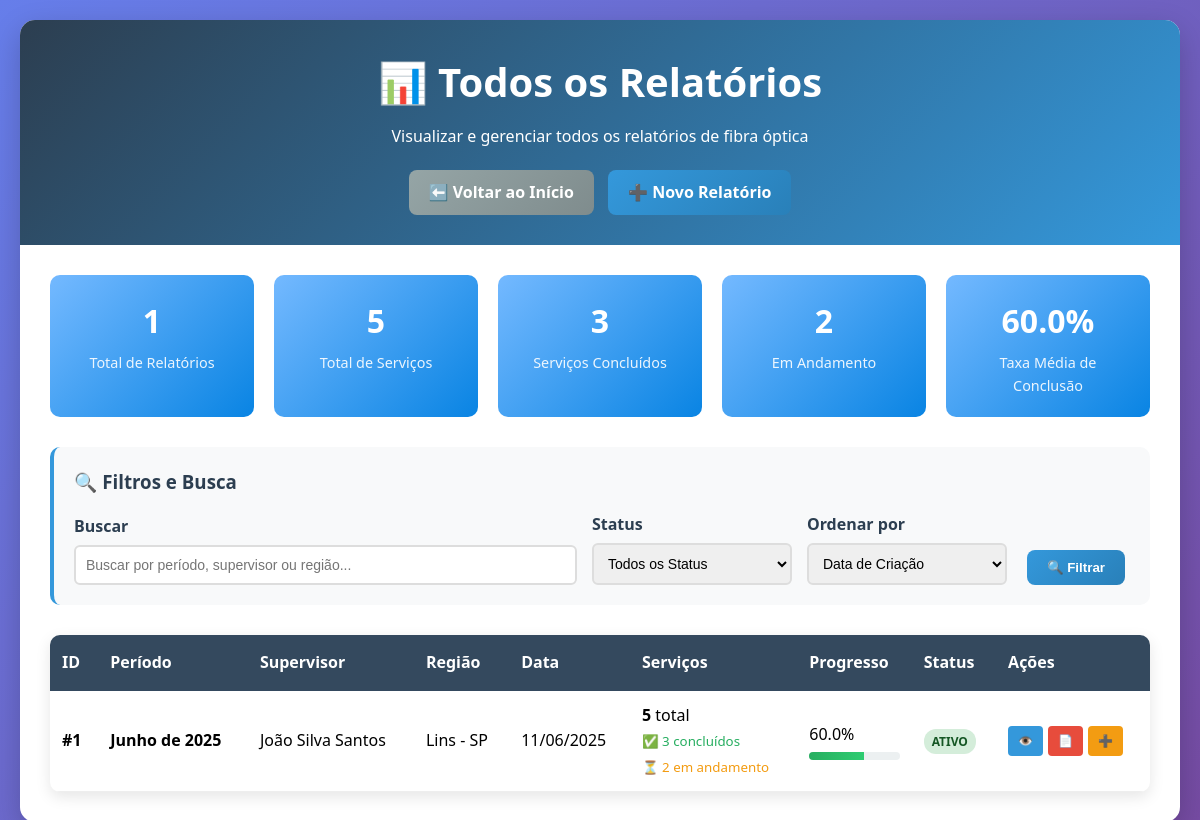
The page /visualizar_todos.php on the database as committed earlier.
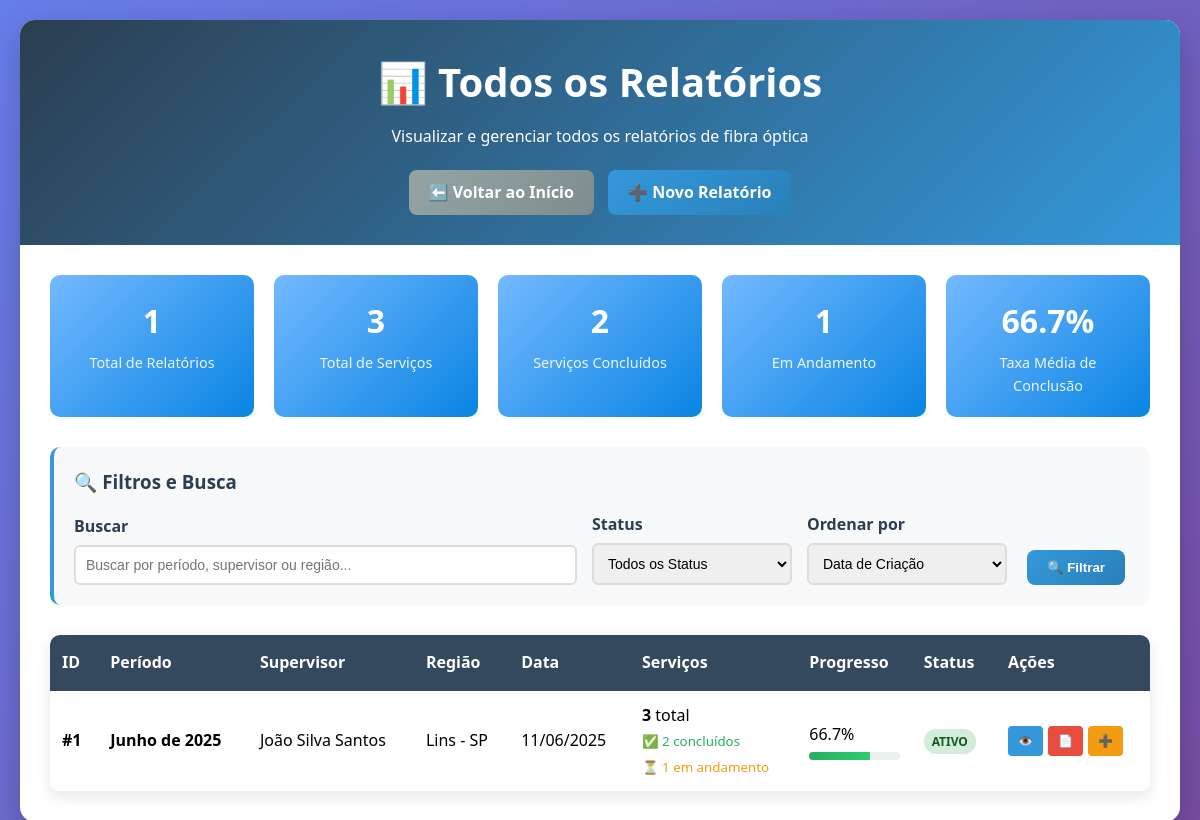
The same page on the database as committed later.
### tables this page shows
CREATE TABLE relatorios (
    id INT(11) NOT NULL AUTO_INCREMENT,
    periodo VARCHAR(50) NOT NULL COMMENT 'Ex: Maio de 2025',
    supervisor VARCHAR(100) NOT NULL COMMENT 'Nome do supervisor de campo',
    regiao VARCHAR(100) NOT NULL COMMENT 'Região de cobertura',
    data_relatorio DATE NOT NULL COMMENT 'Data de criação do relatório',
    total_servicos INT(11) DEFAULT 0 COMMENT 'Contador automático de serviços',
    servicos_concluidos INT(11) DEFAULT 0 COMMENT 'Contador de serviços concluídos',
    servicos_andamento INT(11) DEFAULT 0 COMMENT 'Contador de serviços em andamento',
    observacoes_gerais TEXT COMMENT 'Observações gerais do período',
    created_at TIMESTAMP DEFAULT CURRENT_TIMESTAMP COMMENT 'Data de criação',
    updated_at TIMESTAMP DEFAULT CURRENT_TIMESTAMP ON UPDATE CURRENT_TIMESTAMP COMMENT 'Data de atualização',
    PRIMARY KEY (id),
    INDEX idx_periodo (periodo),
    INDEX idx_supervisor (supervisor),
    INDEX idx_data_relatorio (data_relatorio)
);

### config.php (called while the page is built, shortened)
<?php
$config = [
    'db_host' => 'localhost',
    'db_name' => 'infot135_relatorios',
    'db_user' => 'infot135_relatorios',
    'db_pass' => 'infot135_relatorios',
    'upload_dir' => 'uploads/',
    'max_file_size' => 5 * 1024 * 1024,
    'allowed_extensions' => ['jpg', 'jpeg', 'png', 'gif'],
    'site_name' => 'Sistema de Relatórios - Fibra Óptica',
    'timezone' => 'America/Sao_Paulo',
    'date_format' => 'd/m/Y',
    'datetime_format' => 'd/m/Y H:i:s',
    'session_timeout' => 3600,
    'max_login_attempts' => 3,
    'password_min_length' => 6,
];
function formatDate($date, $format = null) {
    global $config;
    $format = $format ?: $config['date_format'];
    return date($format, strtotime($date));
}
?>

### visualizar_todos.php (the view, shortened to what the changed rows need)
<?php
require_once 'config.php';
$page = isset($_GET['page']) ? max(1, (int)$_GET['page']) : 1;
$per_page = 10;
$offset = ($page - 1) * $per_page;
$search = isset($_GET['search']) ? sanitizeString($_GET['search']) : '';
$status_filter = isset($_GET['status']) ? $_GET['status'] : '';
$order_by = isset($_GET['order']) ? $_GET['order'] : 'created_at';
$order_dir = isset($_GET['dir']) && $_GET['dir'] === 'asc' ? 'ASC' : 'DESC';
try {
    $where_conditions = [];
    $params = [];
    $where_clause = !empty($where_conditions) ? "WHERE " . implode(" AND ", $where_conditions) : "";
    $sql = "SELECT * FROM relatorios $where_clause ORDER BY $order_by $order_dir LIMIT $per_page OFFSET $offset";
    $stmt = $pdo->prepare($sql);
    $stmt->execute($params);
    $relatorios = $stmt->fetchAll();
    $stats_sql = "SELECT
        COUNT(*) as total_relatorios,
        SUM(total_servicos) as total_servicos_geral,
        SUM(servicos_concluidos) as total_concluidos_geral,
        SUM(servicos_andamento) as total_andamento_geral,
        AVG(CASE WHEN total_servicos > 0 THEN (servicos_concluidos / total_servicos) * 100 ELSE 0 END) as taxa_conclusao_media
    FROM relatorios $where_clause";
    $stmt = $pdo->prepare($stats_sql);
    $stmt->execute($params);
    $stats = $stmt->fetch();
} catch (PDOException $e) {
    $error = "Erro ao carregar relatórios: " . $e->getMessage();
    $relatorios = [];
    $total_pages = 0;
    $stats = ['total_relatorios' => 0, 'total_servicos_geral' => 0, 'total_concluidos_geral' => 0, 'total_andamento_geral' => 0, 'taxa_conclusao_media' => 0];
}
?>
<!DOCTYPE html>
<html lang="pt-BR">
<head>
</head>
<body>
    <div class="container">
        <div class="header">
            <h1>📊 Todos os Relatórios</h1>
        </div>
        <div class="content">
            <div class="stats-grid">
                <div class="stat-card">
                    <span class="stat-number"><?= number_format($stats['total_servicos_geral']) ?></span>
                    <div class="stat-label">Total de Serviços</div>
                </div>
                <div class="stat-card">
                    <span class="stat-number"><?= number_format($stats['total_concluidos_geral']) ?></span>
                    <div class="stat-label">Serviços Concluídos</div>
                </div>
                <div class="stat-card">
                    <span class="stat-number"><?= number_format($stats['total_andamento_geral']) ?></span>
                    <div class="stat-label">Em Andamento</div>
                </div>
                <div class="stat-card">
                    <span class="stat-number"><?= number_format($stats['taxa_conclusao_media'], 1) ?>%</span>
                    <div class="stat-label">Taxa Média de Conclusão</div>
                </div>
            </div>
            <?php if (empty($relatorios)): ?>
                <div class="empty-state">
                    <h3>📋 Nenhum Relatório Encontrado</h3>
                    <p>Não foram encontrados relatórios com os filtros aplicados.</p>
                    <?php if (empty($search) && empty($status_filter)): ?>
                        <a href="index_novo.php?form=relatorio" class="btn" style="margin-top: 20px;">
                            ➕ Criar Primeiro Relatório
                        </a>
                    <?php else: ?>
                        <a href="?" class="btn btn-secondary" style="margin-top: 20px;">
                            🗑️ Limpar Filtros
                        </a>
                    <?php endif; ?>
                </div>
            <?php else: ?>
                <div class="table-container">
                    <table class="table">
                        <thead>
                            <tr>
                                <th>
                                    <a href="?<?= http_build_query(array_merge($_GET, ['order' => 'id', 'dir' => $order_by === 'id' && $order_dir === 'ASC' ? 'desc' : 'asc'])) ?>">
                                        ID
                                    </a>
                                </th>
                                <th>
                                    <a href="?<?= http_build_query(array_merge($_GET, ['order' => 'periodo', 'dir' => $order_by === 'periodo' && $order_dir === 'ASC' ? 'desc' : 'asc'])) ?>">
                                        Período
                                    </a>
                                </th>
                                <th>
                                    <a href="?<?= http_build_query(array_merge($_GET, ['order' => 'supervisor', 'dir' => $order_by === 'supervisor' && $order_dir === 'ASC' ? 'desc' : 'asc'])) ?>">
                                        Supervisor
                                    </a>
                                </th>
                                <th>Região</th>
                                <th>
                                    <a href="?<?= http_build_query(array_merge($_GET, ['order' => 'data_relatorio', 'dir' => $order_by === 'data_relatorio' && $order_dir === 'ASC' ? 'desc' : 'asc'])) ?>">
                                        Data
                                    </a>
                                </th>
                                <th>
                                    <a href="?<?= http_build_query(array_merge($_GET, ['order' => 'total_servicos', 'dir' => $order_by === 'total_servicos' && $order_dir === 'ASC' ? 'desc' : 'asc'])) ?>">
                                        Serviços
                                    </a>
                                </th>
                                <th>Progresso</th>
                                <th>Status</th>
                                <th>Ações</th>
                            </tr>
                        </thead>
                        <tbody>
                            <?php foreach ($relatorios as $relatorio): ?>
                                <tr <?= isset($_GET['highlight']) && $_GET['highlight'] == $relatorio['id'] ? 'class="highlight"' : '' ?>>
                                    <td><strong>#<?= $relatorio['id'] ?></strong></td>
                                    <td>
                                        <strong><?= htmlspecialchars($relatorio['periodo']) ?></strong>
                                    </td>
                                    <td><?= htmlspecialchars($relatorio['supervisor']) ?></td>
                                    <td><?= htmlspecialchars($relatorio['regiao']) ?></td>
                                    <td><?= formatDate($relatorio['data_relatorio']) ?></td>
                                    <td>
                                        <div style="display: flex; gap: 10px; align-items: center;">
                                            <div>
                                                <strong><?= $relatorio['total_servicos'] ?></strong> total<br>
                                                <small style="color: #27ae60;">✅ <?= $relatorio['servicos_concluidos'] ?> concluídos</small><br>
                                                <small style="color: #f39c12;">⏳ <?= $relatorio['servicos_andamento'] ?> em andamento</small>
                                            </div>
                                        </div>
                                    </td>
                                    <td>
                                        <?php
                                        $progresso = $relatorio['total_servicos'] > 0 ?
                                            ($relatorio['servicos_concluidos'] / $relatorio['total_servicos']) * 100 : 0;
                                        ?>
                                        <div><?= number_format($progresso, 1) ?>%</div>
                                        <div class="progress-bar">
                                            <div class="progress-fill" style="width: <?= $progresso ?>%"></div>
                                        </div>
                                    </td>
                                    <td>
                                        <span class="status-badge status-<?= $relatorio['status_relatorio'] ?? 'ativo' ?>">
                                            <?= ucfirst($relatorio['status_relatorio'] ?? 'ativo') ?>
                                        </span>
                                    </td>
                                    <td>
                                        <div class="actions">
                                            <a href="visualizar.php?id=<?= $relatorio['id'] ?>" class="btn-small btn-view" title="Visualizar">
                                                👁️
                                            </a>
                                            <a href="gerar_pdf_identico.php?id=<?= $relatorio['id'] ?>" class="btn-small btn-pdf" title="Baixar PDF" target="_blank">
                                                📄
                                            </a>
                                            <a href="index_novo.php?form=servico&relatorio=<?= $relatorio['id'] ?>" class="btn-small btn-edit" title="Adicionar Serviço">
                                                ➕
                                            </a>
                                        </div>
                                    </td>
                                </tr>
                            <?php endforeach; ?>
                        </tbody>
                    </table>
                </div>
            <?php endif; ?>
        </div>
    </div>
</body>
</html>

Rows that differ between the two databases and show on the page:
changed relatorios "João Silva Santos": total_servicos "5" → "3"; servicos_concluidos "3" → "2"; servicos_andamento "2" → "1"; progresso "60.0" → "66.7"
Other text that changed with them:
$stats['total_servicos_geral']: "5" → "3"
$stats['total_concluidos_geral']: "3" → "2"
$stats['total_andamento_geral']: "2" → "1"
$stats['taxa_conclusao_media']: "60.0" → "66.7"
